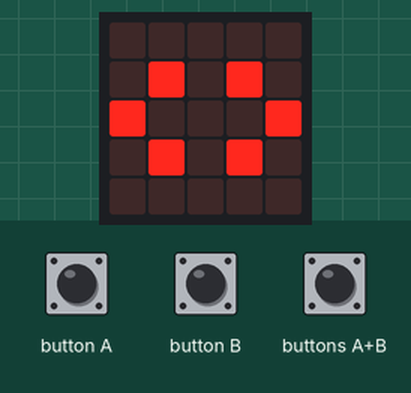
This program was run on a simulated BBC micro:bit (MakeCode). On the bench: the board's 5×5 LED display. The inputs (shaded band) are chosen by the test bench. Random numbers come from a fixed seed; the 48×5 strip is a reading aid, not a part: it shows the text the display is scrolling, unrolled, one strip-width of it at a time.

Above: at 1.6 s.
1.7 s: buttons A+B pressed for 0.15 s
At 2.9 s:
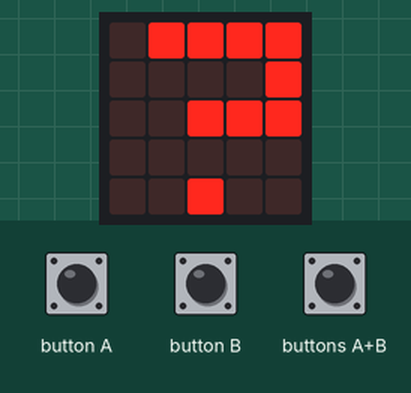
At 4.0 s:
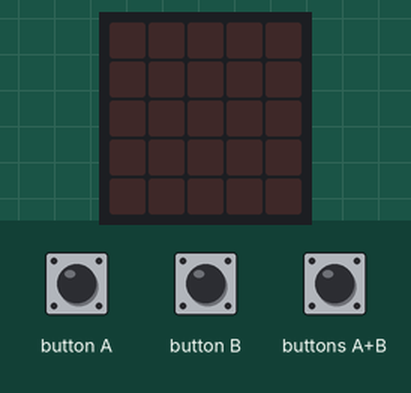
Timing chart, 0 to 5.5 s (numbered marks = the images above; inputs shaded):
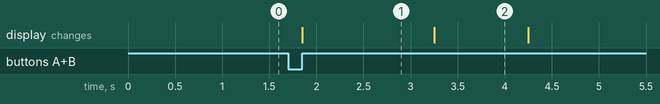

Measured:
- after the input at 1.7 s, the display: changes after 0.15 s (image 1)
- what the display in image 1 shows lasts 1.4 s, from 1.9 s to 3.3 s
- what the display in image 2 shows lasts 1.0 s, from 3.3 s to 4.3 s

The program:

main.ts
```typescript
input.onButtonPressed(Button.AB, function on_button_pressed_ab() {

    for (let index = 0; index < 5; index++) {
        basic.showLeds(`
            . # # # #
                        . . . . #
                        . . # # #
                        . . . . .
                        . . # . .
        `)
        basic.pause(1000)
        basic.clearScreen()
        basic.pause(1000)
    }
    rating = randint(0, 100)
    basic.showNumber(rating)
    basic.pause(1000)
    if (rating > 75) {
        basic.showLeds(`
            . # . # .
                        # # # # #
                        # # # # #
                        . # # # .
                        . . # . .
        `)
        basic.pause(1000)
        basic.clearScreen()
        basic.pause(1000)
    }

    basic.showLeds(`
        . . . . .
                . # . # .
                # . . . #
                . # . # .
                . . . . .
    `)
})
let rating = 0
basic.showLeds(`
    . . . . .
        . # . # .
        # . . . #
        . # . # .
        . . . . .
`)
```

test.ts
```typescript
// тестовете отиват тук; това няма да се компилира, когато този пакет се използва като разширение.
```
